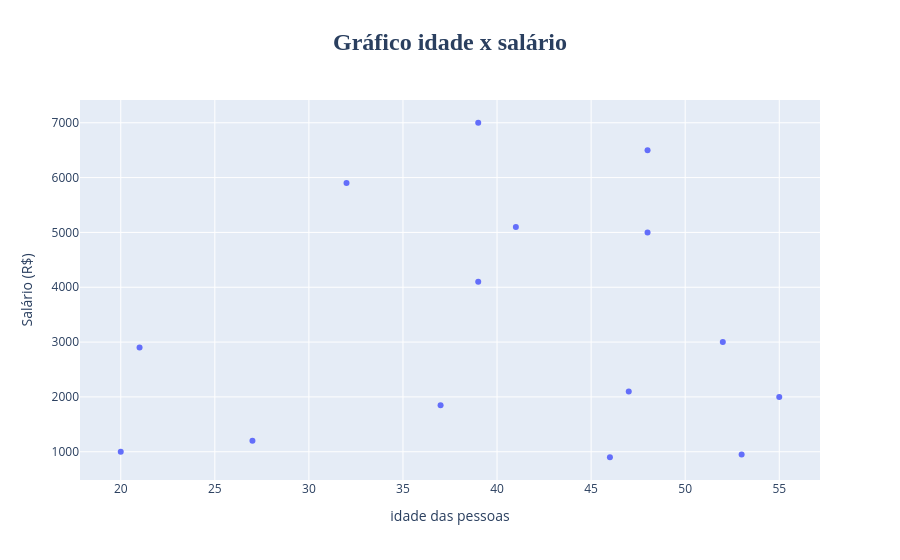

The code cell stored with this chart in its notebook:
### Code cell
#grafico = px.scatter(x = x, y = y)
grafico = px.scatter(x=x, y=y, title='<b>Gráfico idade x salário</b>') # formato html bold

# Atualiza o layout para renomear os rótulos dos eixos X e Y
grafico.update_layout(
    xaxis_title_text='idade das pessoas',
    yaxis_title_text='Salário (R$)',
    # padrão o título
    title_font_size=24,  # Define o tamanho da fonte do título
    title_font_family='Arial Black', # Uma fonte mais grossa
    title_x=0.5 # Centraliza o título no gráfico
)

grafico.show()
grafico.write_html("figuras/18-4_grafico.html")
#https://plotly.com/python/interactive-html-export/

### Figure 1 — Plotly figure (JSON) as saved in the notebook; plotly's stock layout.template omitted (floating-point values rounded to 4 significant figures)
{"data": [{"hovertemplate": "x=%{x}<br>y=%{y}<extra></extra>", "legendgroup": "", "marker": {"color": "#636efa", "symbol": "circle"}, "mode": "markers", "name": "", "orientation": "v", "showlegend": false, "type": "scatter", "x": [20, 27, 21, 37, 46, 53, 55, 47, 52, 32, 39, 41, 39, 48, 48], "xaxis": "x", "y": [1000, 1200, 2900, 1850, 900, 950, 2000, 2100, 3000, 5900, 4100, 5100, 7000, 5000, 6500], "yaxis": "y"}], "layout": {"autosize": true, "legend": {"tracegroupgap": 0}, "title": {"font": {"family": "Arial Black", "size": 24}, "text": "<b>Gráfico idade x salário</b>", "x": 0.5}, "xaxis": {"anchor": "y", "autorange": true, "domain": [0, 1], "range": [17.88, 57.12], "title": {"text": "idade das pessoas"}, "type": "linear"}, "yaxis": {"anchor": "x", "autorange": true, "domain": [0, 1], "range": [396.6, 7503.0], "title": {"text": "Salário (R$)"}, "type": "linear"}}}
